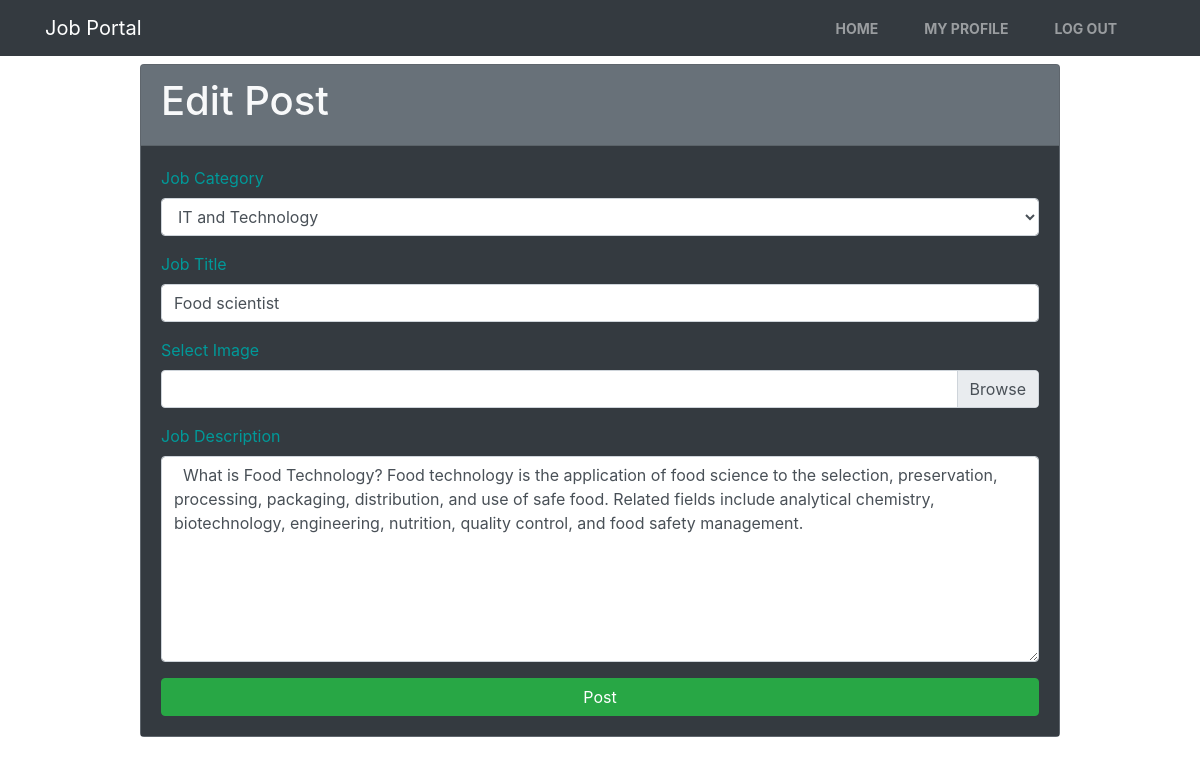
The app's page /Project/Editpost.php?id=21 with its own data.
### tables this page shows
CREATE TABLE `jobpost` (
  `id` int(100) NOT NULL,
  `category` varchar(50) NOT NULL,
  `title` varchar(70) NOT NULL,
  `salary` varchar(100) NOT NULL,
  `image` varchar(20) NOT NULL,
  `jobdescription` varchar(1000) NOT NULL,
  `tme` varchar(30) NOT NULL,
  `empid` int(100) NOT NULL
);

### Project/Editpost.php (the view, shortened to what this page needs)
<?php require_once("include/db.php"); ?>
<?php
$ID=$_GET["id"];
?>
<!DOCTYPE html>
<html lang="en">
<head>
    <link rel="stylesheet" href="css/bootstrap.min.css">
    <link rel="stylesheet" href="Style.css">
</head>
<body>
    <nav class="navbar navbar-expand-lg navbar-dark bg-dark">
        <div class="container">
            <a class="navbar-brand" href="#">Job Portal</a>
            <div class="col-auto">
                <div class="collapse navbar-collapse" id="navbarSupportedContent">
                    <ul class="navbar-nav mr-auto">
                        <li class="nav-item ">
                            <a class="nav-link" href="#">Home <span class="sr-only"></span></a>
                        </li>
                        <li class="nav-item">
                            <a class="nav-link" href="#">MY Profile</a>
                        </li>
                        <li class="nav-item">
                            <a class="nav-link" href="#">Log out</a>
                        </li>
                    </ul>
                </div>
            </div>
        </div>
    </nav>
	<section class ="container py-2 mb-4">
		<div class="row" >
			<div class="offset-lg-1 col-lg-10" >
                <?php
                    $b="SELECT * FROM jobpost WHERE id='$ID'";
                    $result = mysqli_query($conn, $b);
                    if (mysqli_num_rows($result) > 0) {
                        while($row = mysqli_fetch_assoc($result))
                            {
                               $t=$row["title"];
                               $d=$row["jobdescription"];
                             }
                    }
                    else {
                        echo "0 results";
                    }
                ?>
				<form class="" action="Editpost.php?id=<?php echo $ID;?>" method="post" enctype="multipart/form-data">
					<div class="card bg-secondary text-light">
						<div class="card-header">
							<h1> Edit Post </h1>
						</div>
						<div class="card-body bg-dark">
							<div class="form-group">
                            <div class="form-group">
								<label for="categorytitle"> <span class="FieldInfo"style="color:rgb(0, 153, 153)">Job Category</span></label>
								<select class="form-control" id="categorytitle" name="category1">
                                    <?php
                                        $a="SELECT title FROM category";
                                        $result = mysqli_query($conn, $a);
                                        if (mysqli_num_rows($result) > 0) {
                                            while($row = mysqli_fetch_assoc($result)) { ?>
                                                <option> <?php echo $row["title"];?> </option>
                                           <?php }
                                        } else {
                                            echo "0 results";
                                        }
                                    ?>
                                </select>
                            </div>
								<label for="title"> <span style="color:rgb(0, 153, 153) ">Job Title</span></label>
								<input class ="form-control" type="text" name="jobtitle" id="title" placeholder="Add New Category Title" value="<?php echo $t; ?>">
                            </div>
                            <div class="form-group">
                                <label for="imageSelect"> <span style="FieldInfo; color:rgb(0, 153, 153);"> Select Image</span></label>
                                    <div class="custom-file">
                                        <label for="imageSelect" class="custom-file-label"> </label>
                                    </div>
                            </div>
							<div class="form-group">
								<label for="job"> <span style="FieldInfo;color:rgb(0, 153, 153) ">Job Description</span></label>
								<textarea class ="form-control" name="jobdescription" id="job" rows="8" cols="60"> <?php echo $d ;?></textarea>
                            </div>
                            <div class="row">
								<div class="col-lg-12">
									<button type="Submit" name="Submit" class="btn btn-success btn-block">
										Post
									</button>
								</div>
							</div>
						</div>
					</div>
				</form>
			</div>
		</div>
	</section>
</body>
</html>

### Project/Style.css (style rules this page uses)
.navbar-dark .navbar-nav .nav-link { font-weight: 700; font-size: 14px; text-transform: uppercase; }
.navbar-dark .navbar-nav .nav-item { margin: 0 15px; }

### records on screen
jobpost: jobtitle "Food scientist", jobdescription "What is Food Technology? Food technology is the application of food science to the selection, preservation, processing, packaging, distribution, and use of safe food. Related fields include analytical chemistry, biotechnology, engineering, nutrition, quality control, and food safety management."

### other values on screen
form field category1 "IT and Technology"
